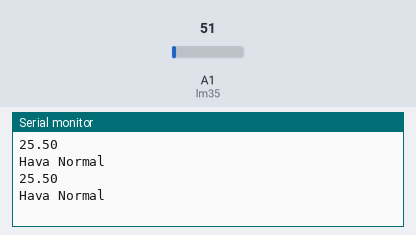
Bench run of a sketch on a simulated Arduino Uno, built with avr-gcc and run on an emulated ATmega328P. On the bench: the last lines printed to the serial monitor. Inputs (shaded band) come from the test bench; at power-on: A1 (lm35) = 51.

Above: at 1.8 s.
1.9 s: A1 (lm35) set to 57
At 2.8 s:
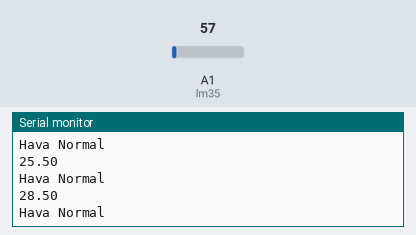
3.4 s: A1 (lm35) set to 64
At 4.5 s:
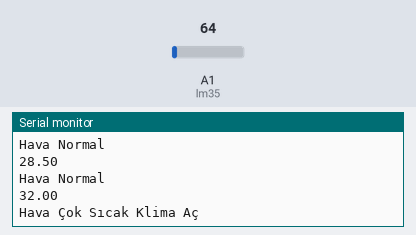
Timing chart, 0 to 6.4 s (numbered marks = the images above; inputs shaded):
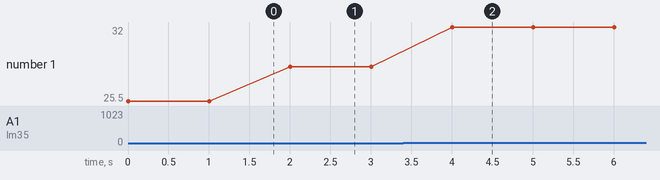

The sketch:

sicaklik_olcumu.ino
```cpp
int lm35=A1;
float deger;
float sic;
void setup() {
  pinMode(lm35,INPUT);
  Serial.begin(9600);


}

void loop() {
deger=analogRead(lm35);
sic=deger*0.5;
Serial.println(sic);
if(sic>30){
  Serial.println("Hava Çok Sıcak Klima Aç ");

}
else{
  Serial.println("Hava Normal");
}
delay(1000);
}
```

Measured:
- the behaviour switches between 60 and 61 on A1 (lm35) (found by bisection; images 1 and 2)
- after the input at 1.9 s, the serial monitor: prints a new line after 0.10 s (image 1)
- after the input at 3.4 s, the serial monitor: prints a new line after 0.60 s (image 2)
- plotted number 1: 25.5 → 28.5 after the input at 1.9 s, 28.5 → 32 after the input at 3.4 s
